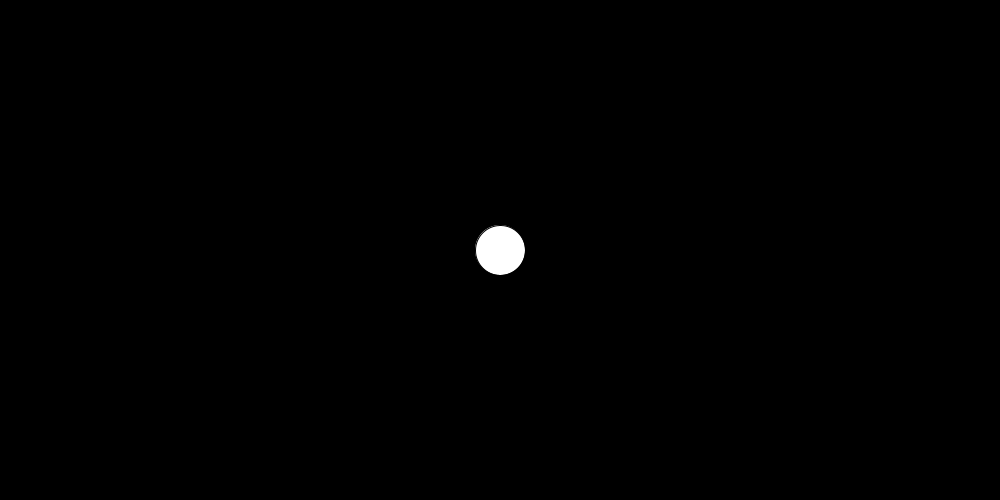
Frame 1 (no input)
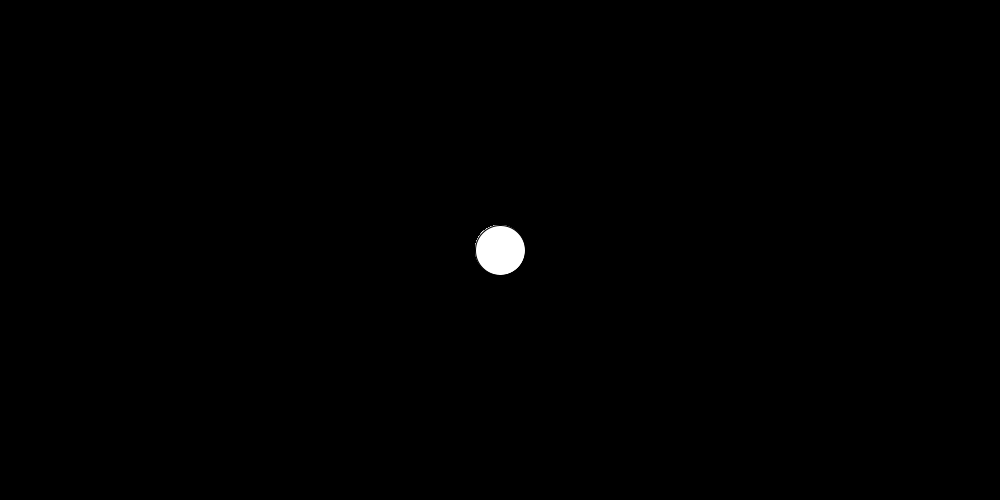
Frame 60 (the mouse pressed at the canvas centre just before this capture)
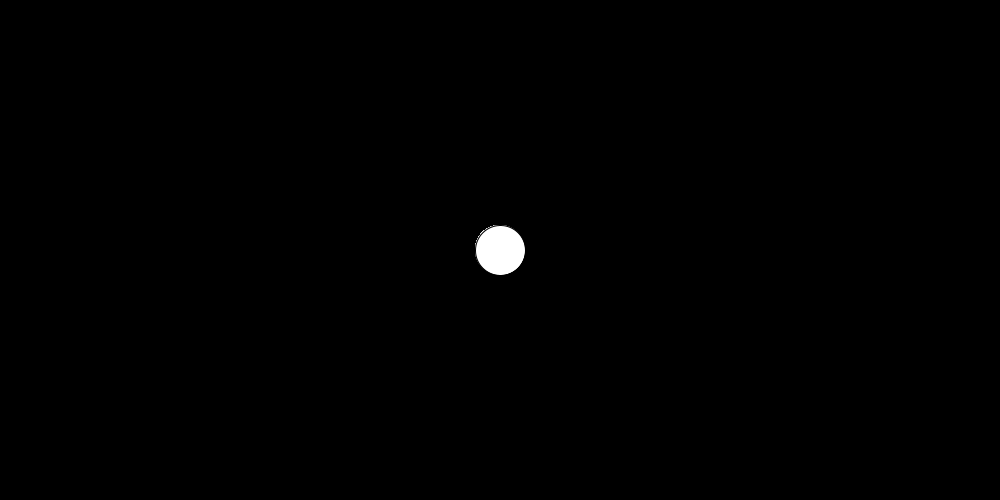
Frame 120 (the mouse held since frame 60 and released just before this capture)

The Processing sketch that drew these frames (run headless with seeded random() and noise(); from frame 60 on, the mouse is pressed at the canvas centre):

// Processing sketch: MovingToMouseBall
// ── MovingToMouseBall.pde
int BallX=500;
int BallY=250;

void setup() {
  size(1000, 500);
  background(0);
}
void draw () {
  ellipse(BallX, BallY, 50, 50);
  if (mouseButton == LEFT || mouseButton == RIGHT) {
    if (BallX >= mouseX) {
      BallX--;
    }
    if (BallX <= mouseX) {
      BallX++;
    }
    if (BallY >= mouseY) {
      BallY--;
    }
    if (BallY <= mouseY) {
      BallY++;
    }
    background(0);

    ellipse(BallX, BallY, 50, 50);
  }
}

// ── Ball_Move.pde
void BallMove() {
  if (mouseButton == LEFT || mouseButton == RIGHT) {
    if (BallX >= mouseX) {
      BallX--;
    }
    if (BallX <= mouseX) {
      BallX++;
    }
    if (BallY >= mouseY) {
      BallY--;
    }
    if (BallY <= mouseY) {
      BallY++;
    }
    background(0);

    ellipse(BallX, BallY, 50, 50);
  }
}
